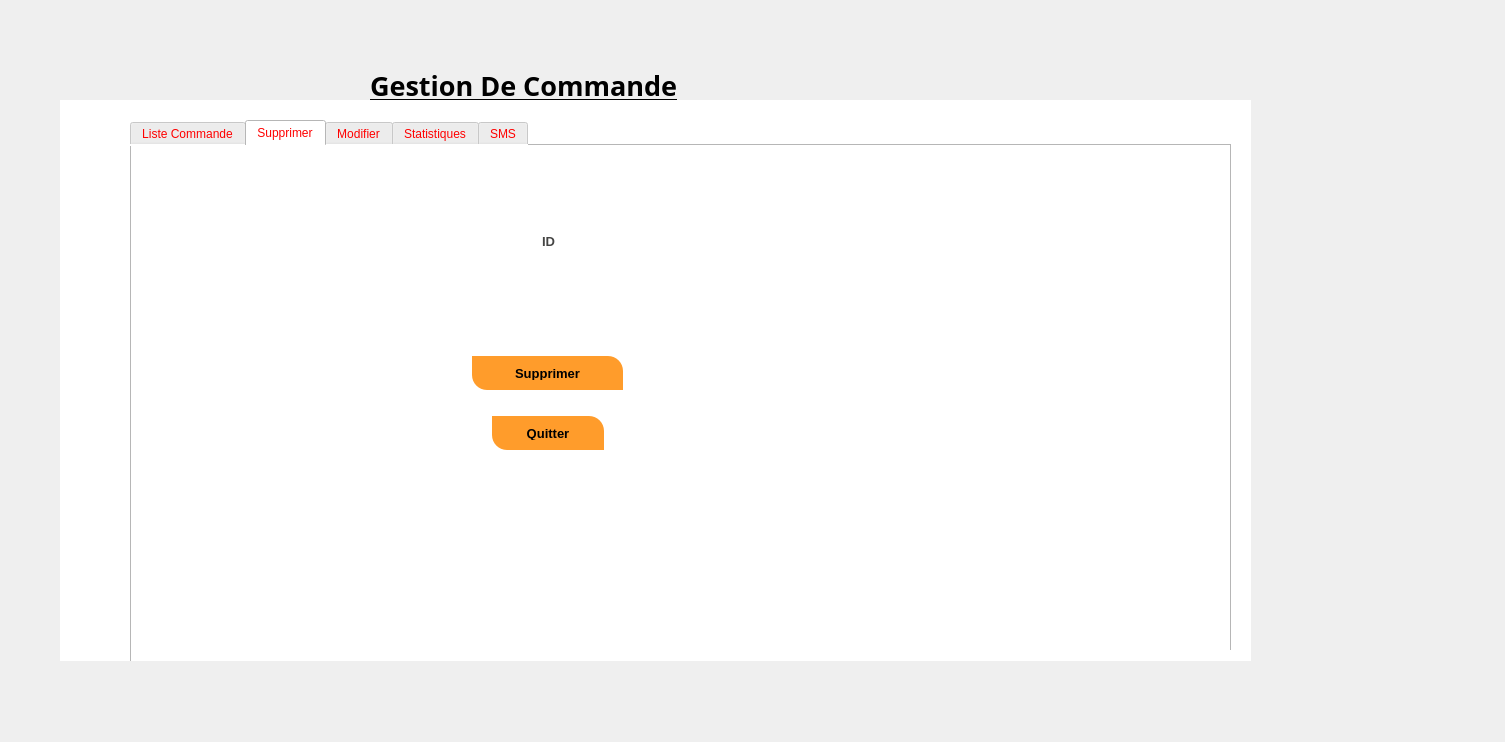
<?xml version="1.0" encoding="UTF-8"?>
<ui version="4.0">
 <class>windowCommand</class>
 <widget class="QDialog" name="windowCommand">
  <property name="geometry">
   <rect>
    <x>0</x>
    <y>0</y>
    <width>1505</width>
    <height>742</height>
   </rect>
  </property>
  <property name="windowTitle">
   <string>Dialog</string>
  </property>
  <widget class="QStackedWidget" name="stackedWidget">
   <property name="geometry">
    <rect>
     <x>60</x>
     <y>100</y>
     <width>1191</width>
     <height>561</height>
    </rect>
   </property>
   <property name="styleSheet">
    <string notr="true">QWidget

{

	background-color: #fff;

	color: red;



}





/*-----QLabel-----*/

QLabel

{

	background-color: transparent;

	color: #454544;

	font-weight: bold;

	font-size: 13px;



}





/*-----QPushButton-----*/

QPushButton

{

	

	background-color: #ff9c2b;

color: #000000;

	font-size: 13px;

	font-weight: bold;

	border-top-right-radius: 15px;

	border-top-left-radius: 0px;

	border-bottom-right-radius: 0px;

	border-bottom-left-radius: 15px;

	padding: 10px;



}





QPushButton::disabled

{

	background-color: #5c5c5c;



}





QPushButton::hover

{	

	background-color: #ff9c2b;



}





QPushButton::pressed

{

	background-color: #3d4ef2;



}





/*-----QCheckBox-----*/

QCheckBox

{

	background-color: transparent;

	color: #5c55e9;

	font-size: 10px;

	font-weight: bold;

	border: none;

	border-radius: 5px;



}





/*-----QCheckBox-----*/

QCheckBox::indicator

{

    background-color: #323232;

    border: 1px solid darkgray;

    width: 12px;

    height: 12px;



}





QCheckBox::indicator:checked

{

    image:url(&quot;./ressources/check.png&quot;);

	background-color: #5c55e9;

    border: 1px solid #5c55e9;



}





QCheckBox::indicator:unchecked:hover

{

    border: 1px solid #5c55e9;



}





QCheckBox::disabled

{

	color: #656565;



}





QCheckBox::indicator:disabled

{

	background-color: #656565;

	color: #656565;

    border: 1px solid #656565;



}





/*-----QLineEdit-----*/

QLineEdit

{

	background-color: #c2c7d5;

	color: #2a547f;

	border: none;

	padding: 5px;



}





/*-----QListView-----*/

QListView

{

	background-color: #5c55e9;

	color: #fff;

	font-size: 14px;

	font-weight: bold;

	show-decoration-selected: 0;

	border-radius: 4px;

	padding-left: -15px;

	padding-right: -15px;

	padding-top: 5px;



} 





QListView:disabled 

{

	background-color: #5c5c5c;



}





QListView::item

{

	background-color: #454e5e;

	border: none;

	padding: 10px;

	border-radius: 0px;

	padding-left : 10px;

	height: 32px;



}





QListView::item:selected

{

	color: #000;

	background-color: #fff;



}





QListView::item:!selected

{

	color:white;

	background-color: transparent;

	border: none;

	padding-left : 10px;



}





QListView::item:!selected:hover

{

	color: #fff;

	background-color: #5564f2;

	border: none;

	padding-left : 10px;



}





/*-----QTreeView-----*/

QTreeView 

{

	background-color: #fff;

	show-decoration-selected: 0;

	color: #454544;



}





QTreeView:disabled

{

	background-color: #242526;

	show-decoration-selected: 0;



}





QTreeView::item 

{

	border-top-color: transparent;

	border-bottom-color: transparent;



}





QTreeView::item:hover 

{

	background-color: #bcbdbb;

	color: #000;



}





QTreeView::item:selected 

{

	background-color: #5c55e9;

	color: #fff;



}





QTreeView::item:selected:active

{

	background-color: #5c55e9;

	color: #fff;



}





QTreeView::item:selected:disabled

{

	background-color: #525251;

	color: #656565;



}





QTreeView::branch:has-children:!has-siblings:closed,

QTreeView::branch:closed:has-children:has-siblings 

{

	image: url(://tree-closed.png);



}



QTreeView::branch:open:has-children:!has-siblings,

QTreeView::branch:open:has-children:has-siblings  

{

	image: url(://tree-open.png);



}





/*-----QTableView &amp; QTableWidget-----*/

QTableView

{

    background-color: #fff;

	border: 1px solid gray;

    color: #454544;

    gridline-color: gray;

    outline : 0;



}





QTableView::disabled

{

    background-color: #242526;

    border: 1px solid #32414B;

    color: #656565;

    gridline-color: #656565;

    outline : 0;



}





QTableView::item:hover 

{

    background-color: #bcbdbb;

    color: #000;



}





QTableView::item:selected 

{

	background-color: #5c55e9;

    color: #fff;



}





QTableView::item:selected:disabled

{

    background-color: #1a1b1c;

    border: 2px solid #525251;

    color: #656565;



}





QTableCornerButton::section

{

	background-color: #ced5e3;

	border: none;

    color: #fff;



}





QHeaderView::section

{

	color: #2a547f;

	border: 0px;

	background-color: #ced5e3;

	padding: 5px;



}





QHeaderView::section:disabled

{

    background-color: #525251;

    color: #656565;



}





QHeaderView::section:checked

{

    color: #fff;

    background-color: #5c55e9;



}





QHeaderView::section:checked:disabled

{

    color: #656565;

    background-color: #525251;



}





QHeaderView::section::vertical::first,

QHeaderView::section::vertical::only-one

{

    border-top: 1px solid #353635;



}





QHeaderView::section::vertical

{

    border-top: 1px solid #353635;



}





QHeaderView::section::horizontal::first,

QHeaderView::section::horizontal::only-one

{

    border-left: 1px solid #353635;



}





QHeaderView::section::horizontal

{

    border-left: 1px solid #353635;



}





/*-----QScrollBar-----*/

QScrollBar:horizontal 

{

    background-color: transparent;

    height: 8px;

    margin: 0px;

    padding: 0px;



}





QScrollBar::handle:horizontal 

{

    border: none;

	min-width: 100px;

    background-color: #7e92b7;



}





QScrollBar::add-line:horizontal, 

QScrollBar::sub-line:horizontal,

QScrollBar::add-page:horizontal, 

QScrollBar::sub-page:horizontal 

{

    width: 0px;

    background-color: #d8dce6;



}





QScrollBar:vertical 

{

    background-color: transparent;

    width: 8px;

    margin: 0;



}





QScrollBar::handle:vertical 

{

    border: none;

	min-height: 100px;

    background-color: #7e92b7;



}





QScrollBar::add-line:vertical, 

QScrollBar::sub-line:vertical,

QScrollBar::add-page:vertical, 

QScrollBar::sub-page:vertical 

{

    height: 0px;

    background-color: #d8dce6;



}</string>
   </property>
   <property name="currentIndex">
    <number>1</number>
   </property>
   <widget class="QWidget" name="page">
    <widget class="QPushButton" name="buttonAjout">
     <property name="geometry">
      <rect>
       <x>520</x>
       <y>190</y>
       <width>112</width>
       <height>34</height>
      </rect>
     </property>
     <property name="text">
      <string>Ajouter</string>
     </property>
    </widget>
    <widget class="QLabel" name="label">
     <property name="geometry">
      <rect>
       <x>100</x>
       <y>130</y>
       <width>111</width>
       <height>41</height>
      </rect>
     </property>
     <property name="text">
      <string>Id</string>
     </property>
    </widget>
    <widget class="QLabel" name="label_2">
     <property name="geometry">
      <rect>
       <x>100</x>
       <y>190</y>
       <width>69</width>
       <height>51</height>
      </rect>
     </property>
     <property name="text">
      <string>Prix</string>
     </property>
    </widget>
    <widget class="QLabel" name="label_3">
     <property name="geometry">
      <rect>
       <x>100</x>
       <y>270</y>
       <width>69</width>
       <height>20</height>
      </rect>
     </property>
     <property name="text">
      <string>Quantite</string>
     </property>
    </widget>
    <widget class="QLabel" name="label_4">
     <property name="geometry">
      <rect>
       <x>100</x>
       <y>330</y>
       <width>91</width>
       <height>41</height>
      </rect>
     </property>
     <property name="text">
      <string>Date</string>
     </property>
    </widget>
    <widget class="QPushButton" name="pushButton">
     <property name="geometry">
      <rect>
       <x>1000</x>
       <y>340</y>
       <width>112</width>
       <height>34</height>
      </rect>
     </property>
     <property name="text">
      <string>Page Suivante</string>
     </property>
    </widget>
    <widget class="QPushButton" name="Menu">
     <property name="geometry">
      <rect>
       <x>1000</x>
       <y>410</y>
       <width>112</width>
       <height>34</height>
      </rect>
     </property>
     <property name="text">
      <string>Retour menu</string>
     </property>
    </widget>
    <widget class="QDateEdit" name="le_Date">
     <property name="geometry">
      <rect>
       <x>260</x>
       <y>334</y>
       <width>151</width>
       <height>31</height>
      </rect>
     </property>
    </widget>
    <widget class="QLineEdit" name="le_id">
     <property name="geometry">
      <rect>
       <x>260</x>
       <y>130</y>
       <width>151</width>
       <height>31</height>
      </rect>
     </property>
    </widget>
    <widget class="QLineEdit" name="le_Prix">
     <property name="geometry">
      <rect>
       <x>260</x>
       <y>190</y>
       <width>151</width>
       <height>31</height>
      </rect>
     </property>
    </widget>
    <widget class="QLineEdit" name="le_Quantite">
     <property name="geometry">
      <rect>
       <x>260</x>
       <y>260</y>
       <width>151</width>
       <height>31</height>
      </rect>
     </property>
    </widget>
   </widget>
   <widget class="QWidget" name="page_3">
    <widget class="QTabWidget" name="supp">
     <property name="geometry">
      <rect>
       <x>70</x>
       <y>20</y>
       <width>1101</width>
       <height>621</height>
      </rect>
     </property>
     <property name="styleSheet">
      <string notr="true">
QWidget

{

	background-color: #fff;

	color: red;



}





/*-----QLabel-----*/

QLabel

{

	background-color: transparent;

	color: #454544;

	font-weight: bold;

	font-size: 13px;



}





/*-----QPushButton-----*/

QPushButton

{

	

	background-color: #ff9c2b;

color: #000000;

	font-size: 13px;

	font-weight: bold;

	border-top-right-radius: 15px;

	border-top-left-radius: 0px;

	border-bottom-right-radius: 0px;

	border-bottom-left-radius: 15px;

	padding: 10px;



}

</string>
     </property>
     <property name="currentIndex">
      <number>1</number>
     </property>
     <widget class="QWidget" name="tab">
      <attribute name="title">
       <string>Liste Commande</string>
      </attribute>
      <widget class="QLineEdit" name="lineEdit_5">
       <property name="geometry">
        <rect>
         <x>220</x>
         <y>40</y>
         <width>113</width>
         <height>25</height>
        </rect>
       </property>
      </widget>
      <widget class="QPushButton" name="order">
       <property name="geometry">
        <rect>
         <x>410</x>
         <y>30</y>
         <width>112</width>
         <height>34</height>
        </rect>
       </property>
       <property name="text">
        <string/>
       </property>
      </widget>
      <widget class="QPushButton" name="qrCode">
       <property name="geometry">
        <rect>
         <x>740</x>
         <y>40</y>
         <width>112</width>
         <height>34</height>
        </rect>
       </property>
       <property name="text">
        <string>QR Code</string>
       </property>
      </widget>
      <widget class="QTableView" name="tableView">
       <property name="geometry">
        <rect>
         <x>35</x>
         <y>81</y>
         <width>491</width>
         <height>251</height>
        </rect>
       </property>
      </widget>
      <widget class="QPushButton" name="pushButton_21">
       <property name="geometry">
        <rect>
         <x>870</x>
         <y>340</y>
         <width>112</width>
         <height>34</height>
        </rect>
       </property>
       <property name="text">
        <string>Menu</string>
       </property>
      </widget>
      <widget class="QLabel" name="label_19">
       <property name="geometry">
        <rect>
         <x>130</x>
         <y>40</y>
         <width>81</width>
         <height>20</height>
        </rect>
       </property>
       <property name="text">
        <string>Recherche</string>
       </property>
      </widget>
      <widget class="QLabel" name="qr_code">
       <property name="geometry">
        <rect>
         <x>680</x>
         <y>80</y>
         <width>251</width>
         <height>221</height>
        </rect>
       </property>
       <property name="text">
        <string/>
       </property>
      </widget>
     </widget>
     <widget class="QWidget" name="tab_2">
      <attribute name="title">
       <string>Supprimer</string>
      </attribute>
      <widget class="QLabel" name="label_5">
       <property name="geometry">
        <rect>
         <x>410</x>
         <y>70</y>
         <width>131</width>
         <height>51</height>
        </rect>
       </property>
       <property name="text">
        <string>ID</string>
       </property>
      </widget>
      <widget class="QPushButton" name="button_supprimer">
       <property name="geometry">
        <rect>
         <x>340</x>
         <y>210</y>
         <width>151</width>
         <height>34</height>
        </rect>
       </property>
       <property name="text">
        <string>Supprimer</string>
       </property>
      </widget>
      <widget class="QPushButton" name="pushButton_13">
       <property name="geometry">
        <rect>
         <x>360</x>
         <y>270</y>
         <width>112</width>
         <height>34</height>
        </rect>
       </property>
       <property name="text">
        <string>Quitter</string>
       </property>
      </widget>
      <widget class="QLineEdit" name="le_id_supp">
       <property name="geometry">
        <rect>
         <x>320</x>
         <y>150</y>
         <width>181</width>
         <height>41</height>
        </rect>
       </property>
      </widget>
     </widget>
     <widget class="QWidget" name="tab_3">
      <attribute name="title">
       <string>Modifier</string>
      </attribute>
      <widget class="QPushButton" name="ButtonModifier">
       <property name="geometry">
        <rect>
         <x>400</x>
         <y>360</y>
         <width>112</width>
         <height>34</height>
        </rect>
       </property>
       <property name="text">
        <string>Modifier</string>
       </property>
      </widget>
      <widget class="QPushButton" name="pushButton_9">
       <property name="geometry">
        <rect>
         <x>520</x>
         <y>360</y>
         <width>112</width>
         <height>34</height>
        </rect>
       </property>
       <property name="text">
        <string>Quitter</string>
       </property>
      </widget>
      <widget class="QLabel" name="label_7">
       <property name="geometry">
        <rect>
         <x>250</x>
         <y>130</y>
         <width>69</width>
         <height>31</height>
        </rect>
       </property>
       <property name="text">
        <string>ID</string>
       </property>
      </widget>
      <widget class="QLabel" name="label_8">
       <property name="geometry">
        <rect>
         <x>250</x>
         <y>210</y>
         <width>101</width>
         <height>41</height>
        </rect>
       </property>
       <property name="text">
        <string>Date</string>
       </property>
      </widget>
      <widget class="QLabel" name="label_9">
       <property name="geometry">
        <rect>
         <x>250</x>
         <y>180</y>
         <width>69</width>
         <height>20</height>
        </rect>
       </property>
       <property name="text">
        <string>Prix</string>
       </property>
      </widget>
      <widget class="QLabel" name="label_10">
       <property name="geometry">
        <rect>
         <x>250</x>
         <y>270</y>
         <width>69</width>
         <height>20</height>
        </rect>
       </property>
       <property name="text">
        <string>Quantite</string>
       </property>
      </widget>
      <widget class="QDateEdit" name="le_date_modif">
       <property name="geometry">
        <rect>
         <x>330</x>
         <y>220</y>
         <width>121</width>
         <height>25</height>
        </rect>
       </property>
      </widget>
      <widget class="QLineEdit" name="le_id_modif">
       <property name="geometry">
        <rect>
         <x>330</x>
         <y>120</y>
         <width>131</width>
         <height>31</height>
        </rect>
       </property>
      </widget>
      <widget class="QLineEdit" name="le_prix_modif">
       <property name="geometry">
        <rect>
         <x>330</x>
         <y>170</y>
         <width>131</width>
         <height>31</height>
        </rect>
       </property>
      </widget>
      <widget class="QLineEdit" name="le_quantite_modif">
       <property name="geometry">
        <rect>
         <x>330</x>
         <y>260</y>
         <width>131</width>
         <height>31</height>
        </rect>
       </property>
      </widget>
     </widget>
     <widget class="QWidget" name="tab_7">
      <attribute name="title">
       <string>Statistiques</string>
      </attribute>
      <widget class="QTableView" name="tableView_3">
       <property name="geometry">
        <rect>
         <x>100</x>
         <y>30</y>
         <width>611</width>
         <height>411</height>
        </rect>
       </property>
      </widget>
     </widget>
     <widget class="QWidget" name="tab_4">
      <attribute name="title">
       <string>SMS</string>
      </attribute>
      <widget class="QPushButton" name="pushButton_3">
       <property name="geometry">
        <rect>
         <x>430</x>
         <y>40</y>
         <width>151</width>
         <height>41</height>
        </rect>
       </property>
       <property name="text">
        <string>Envoyer SMS</string>
       </property>
      </widget>
     </widget>
    </widget>
    <widget class="QStackedWidget" name="stackedWidget_2">
     <property name="geometry">
      <rect>
       <x>980</x>
       <y>550</y>
       <width>1051</width>
       <height>361</height>
      </rect>
     </property>
     <property name="currentIndex">
      <number>0</number>
     </property>
     <widget class="QWidget" name="page_4">
      <widget class="QPushButton" name="buttonAjout_2">
       <property name="geometry">
        <rect>
         <x>520</x>
         <y>190</y>
         <width>112</width>
         <height>34</height>
        </rect>
       </property>
       <property name="text">
        <string>Ajouter</string>
       </property>
      </widget>
      <widget class="QPushButton" name="pushButton_7">
       <property name="geometry">
        <rect>
         <x>940</x>
         <y>500</y>
         <width>112</width>
         <height>34</height>
        </rect>
       </property>
       <property name="text">
        <string>Menu</string>
       </property>
      </widget>
      <widget class="QPushButton" name="pushButton_8">
       <property name="geometry">
        <rect>
         <x>520</x>
         <y>260</y>
         <width>112</width>
         <height>34</height>
        </rect>
       </property>
       <property name="text">
        <string>Modifier</string>
       </property>
      </widget>
      <widget class="QLabel" name="label_6">
       <property name="geometry">
        <rect>
         <x>100</x>
         <y>130</y>
         <width>111</width>
         <height>41</height>
        </rect>
       </property>
       <property name="text">
        <string>Id</string>
       </property>
      </widget>
      <widget class="QLabel" name="label_11">
       <property name="geometry">
        <rect>
         <x>100</x>
         <y>190</y>
         <width>69</width>
         <height>51</height>
        </rect>
       </property>
       <property name="text">
        <string>Prix</string>
       </property>
      </widget>
      <widget class="QLabel" name="label_12">
       <property name="geometry">
        <rect>
         <x>100</x>
         <y>270</y>
         <width>69</width>
         <height>20</height>
        </rect>
       </property>
       <property name="text">
        <string>Quantite</string>
       </property>
      </widget>
      <widget class="QLabel" name="label_13">
       <property name="geometry">
        <rect>
         <x>100</x>
         <y>330</y>
         <width>91</width>
         <height>41</height>
        </rect>
       </property>
       <property name="text">
        <string>Date</string>
       </property>
      </widget>
      <widget class="QLineEdit" name="le_id_2">
       <property name="geometry">
        <rect>
         <x>210</x>
         <y>140</y>
         <width>211</width>
         <height>31</height>
        </rect>
       </property>
       <property name="text">
        <string>000</string>
       </property>
      </widget>
      <widget class="QLineEdit" name="le_Prix_2">
       <property name="geometry">
        <rect>
         <x>210</x>
         <y>204</y>
         <width>211</width>
         <height>31</height>
        </rect>
       </property>
       <property name="text">
        <string>111</string>
       </property>
      </widget>
      <widget class="QLineEdit" name="le_Quantite_2">
       <property name="geometry">
        <rect>
         <x>210</x>
         <y>264</y>
         <width>211</width>
         <height>31</height>
        </rect>
       </property>
       <property name="text">
        <string>2222222</string>
       </property>
      </widget>
      <widget class="QPushButton" name="pushButton_4">
       <property name="geometry">
        <rect>
         <x>1000</x>
         <y>340</y>
         <width>112</width>
         <height>34</height>
        </rect>
       </property>
       <property name="text">
        <string>Page Suivante</string>
       </property>
      </widget>
      <widget class="QPushButton" name="Menu_2">
       <property name="geometry">
        <rect>
         <x>1000</x>
         <y>410</y>
         <width>112</width>
         <height>34</height>
        </rect>
       </property>
       <property name="text">
        <string>Retour menu</string>
       </property>
      </widget>
      <widget class="QDateEdit" name="le_Date_2">
       <property name="geometry">
        <rect>
         <x>220</x>
         <y>334</y>
         <width>191</width>
         <height>31</height>
        </rect>
       </property>
      </widget>
     </widget>
     <widget class="QWidget" name="page_5">
      <widget class="QTabWidget" name="supp_2">
       <property name="geometry">
        <rect>
         <x>100</x>
         <y>20</y>
         <width>1031</width>
         <height>621</height>
        </rect>
       </property>
       <property name="currentIndex">
        <number>0</number>
       </property>
       <widget class="QWidget" name="tab_5">
        <attribute name="title">
         <string>Liste Commande</string>
        </attribute>
        <widget class="QPushButton" name="pushButton_14">
         <property name="geometry">
          <rect>
           <x>80</x>
           <y>40</y>
           <width>112</width>
           <height>34</height>
          </rect>
         </property>
         <property name="text">
          <string>Recherche</string>
         </property>
        </widget>
        <widget class="QLineEdit" name="lineEdit_6">
         <property name="geometry">
          <rect>
           <x>220</x>
           <y>40</y>
           <width>113</width>
           <height>25</height>
          </rect>
         </property>
        </widget>
        <widget class="QPushButton" name="pushButton_15">
         <property name="geometry">
          <rect>
           <x>440</x>
           <y>40</y>
           <width>112</width>
           <height>34</height>
          </rect>
         </property>
         <property name="text">
          <string>Tri ID DES</string>
         </property>
        </widget>
        <widget class="QPushButton" name="pushButton_16">
         <property name="geometry">
          <rect>
           <x>570</x>
           <y>40</y>
           <width>112</width>
           <height>34</height>
          </rect>
         </property>
         <property name="text">
          <string>Tri ID ASC</string>
         </property>
        </widget>
        <widget class="QPushButton" name="pushButton_17">
         <property name="geometry">
          <rect>
           <x>740</x>
           <y>40</y>
           <width>112</width>
           <height>34</height>
          </rect>
         </property>
         <property name="text">
          <string>QR Code</string>
         </property>
        </widget>
        <widget class="QPushButton" name="buttonAfficher_2">
         <property name="geometry">
          <rect>
           <x>850</x>
           <y>370</y>
           <width>112</width>
           <height>34</height>
          </rect>
         </property>
         <property name="text">
          <string>Afficher</string>
         </property>
        </widget>
        <widget class="QTableView" name="tableView_2">
         <property name="geometry">
          <rect>
           <x>35</x>
           <y>81</y>
           <width>961</width>
           <height>281</height>
          </rect>
         </property>
        </widget>
       </widget>
       <widget class="QWidget" name="tab_6">
        <attribute name="title">
         <string>Supprimer</string>
        </attribute>
        <widget class="QLabel" name="label_14">
         <property name="geometry">
          <rect>
           <x>410</x>
           <y>70</y>
           <width>131</width>
           <height>51</height>
          </rect>
         </property>
         <property name="text">
          <string>ID</string>
         </property>
        </widget>
        <widget class="QLineEdit" name="le_id_supp_2">
         <property name="geometry">
          <rect>
           <x>310</x>
           <y>140</y>
           <width>221</width>
           <height>31</height>
          </rect>
         </property>
        </widget>
        <widget class="QPushButton" name="button_supprimer_2">
         <property name="geometry">
          <rect>
           <x>340</x>
           <y>210</y>
           <width>151</width>
           <height>34</height>
          </rect>
         </property>
         <property name="text">
          <string>Supprimer</string>
         </property>
        </widget>
        <widget class="QPushButton" name="pushButton_18">
         <property name="geometry">
          <rect>
           <x>360</x>
           <y>270</y>
           <width>112</width>
           <height>34</height>
          </rect>
         </property>
         <property name="text">
          <string>Quitter</string>
         </property>
        </widget>
       </widget>
       <widget class="QWidget" name="tab_8">
        <attribute name="title">
         <string>Modifier</string>
        </attribute>
        <widget class="QPushButton" name="ButtonModifier_2">
         <property name="geometry">
          <rect>
           <x>400</x>
           <y>360</y>
           <width>112</width>
           <height>34</height>
          </rect>
         </property>
         <property name="text">
          <string>Modifier</string>
         </property>
        </widget>
        <widget class="QPushButton" name="pushButton_19">
         <property name="geometry">
          <rect>
           <x>520</x>
           <y>360</y>
           <width>112</width>
           <height>34</height>
          </rect>
         </property>
         <property name="text">
          <string>Quitter</string>
         </property>
        </widget>
        <widget class="QLabel" name="label_15">
         <property name="geometry">
          <rect>
           <x>250</x>
           <y>130</y>
           <width>69</width>
           <height>31</height>
          </rect>
         </property>
         <property name="text">
          <string>ID</string>
         </property>
        </widget>
        <widget class="QLabel" name="label_16">
         <property name="geometry">
          <rect>
           <x>250</x>
           <y>210</y>
           <width>101</width>
           <height>41</height>
          </rect>
         </property>
         <property name="text">
          <string>Date</string>
         </property>
        </widget>
        <widget class="QLineEdit" name="le_id_modif_2">
         <property name="geometry">
          <rect>
           <x>320</x>
           <y>130</y>
           <width>113</width>
           <height>25</height>
          </rect>
         </property>
        </widget>
        <widget class="QLabel" name="label_17">
         <property name="geometry">
          <rect>
           <x>250</x>
           <y>180</y>
           <width>69</width>
           <height>20</height>
          </rect>
         </property>
         <property name="text">
          <string>Prix</string>
         </property>
        </widget>
        <widget class="QLabel" name="label_18">
         <property name="geometry">
          <rect>
           <x>250</x>
           <y>270</y>
           <width>69</width>
           <height>20</height>
          </rect>
         </property>
         <property name="text">
          <string>Quantite</string>
         </property>
        </widget>
        <widget class="QLineEdit" name="le_quantite_modif_2">
         <property name="geometry">
          <rect>
           <x>350</x>
           <y>270</y>
           <width>113</width>
           <height>25</height>
          </rect>
         </property>
        </widget>
        <widget class="QLineEdit" name="le_prix_modif_2">
         <property name="geometry">
          <rect>
           <x>320</x>
           <y>170</y>
           <width>113</width>
           <height>25</height>
          </rect>
         </property>
        </widget>
        <widget class="QDateEdit" name="le_date_modif_2">
         <property name="geometry">
          <rect>
           <x>330</x>
           <y>220</y>
           <width>110</width>
           <height>25</height>
          </rect>
         </property>
        </widget>
       </widget>
       <widget class="QWidget" name="tab_9">
        <attribute name="title">
         <string>Statistiques</string>
        </attribute>
       </widget>
       <widget class="QWidget" name="tab_10">
        <attribute name="title">
         <string>SMS</string>
        </attribute>
       </widget>
      </widget>
     </widget>
     <widget class="QWidget" name="page_6">
      <widget class="QPushButton" name="Ajouter_2">
       <property name="geometry">
        <rect>
         <x>300</x>
         <y>90</y>
         <width>161</width>
         <height>34</height>
        </rect>
       </property>
       <property name="text">
        <string>Ajouter</string>
       </property>
      </widget>
      <widget class="QPushButton" name="pushButton_20">
       <property name="geometry">
        <rect>
         <x>520</x>
         <y>90</y>
         <width>181</width>
         <height>34</height>
        </rect>
       </property>
       <property name="text">
        <string>Affichage</string>
       </property>
      </widget>
     </widget>
    </widget>
   </widget>
   <widget class="QWidget" name="page_2">
    <widget class="QPushButton" name="Ajouter">
     <property name="geometry">
      <rect>
       <x>300</x>
       <y>90</y>
       <width>161</width>
       <height>34</height>
      </rect>
     </property>
     <property name="text">
      <string>Ajouter</string>
     </property>
    </widget>
    <widget class="QPushButton" name="pushButton_2">
     <property name="geometry">
      <rect>
       <x>520</x>
       <y>90</y>
       <width>181</width>
       <height>34</height>
      </rect>
     </property>
     <property name="text">
      <string>Affichage</string>
     </property>
    </widget>
   </widget>
  </widget>
  <widget class="QLabel" name="label_20">
   <property name="geometry">
    <rect>
     <x>370</x>
     <y>70</y>
     <width>411</width>
     <height>31</height>
    </rect>
   </property>
   <property name="font">
    <font>
     <family>Berlin Sans FB Demi</family>
     <pointsize>20</pointsize>
     <weight>75</weight>
     <bold>true</bold>
     <underline>true</underline>
    </font>
   </property>
   <property name="text">
    <string>Gestion De Commande</string>
   </property>
  </widget>
 </widget>
 <resources/>
 <connections/>
</ui>
